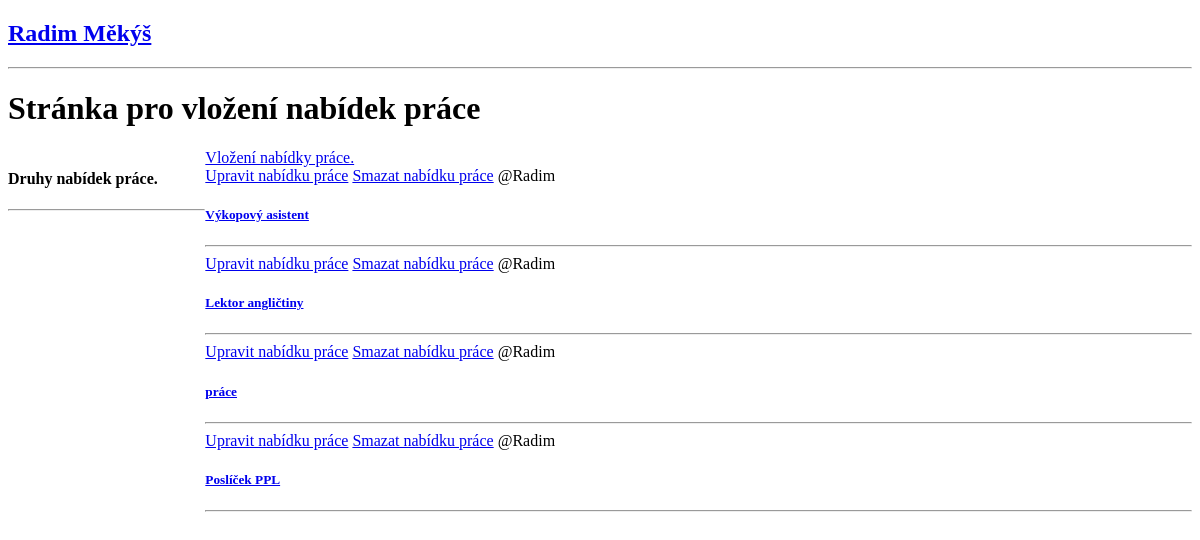
The page /Nabidky/8/ on the database as committed earlier.
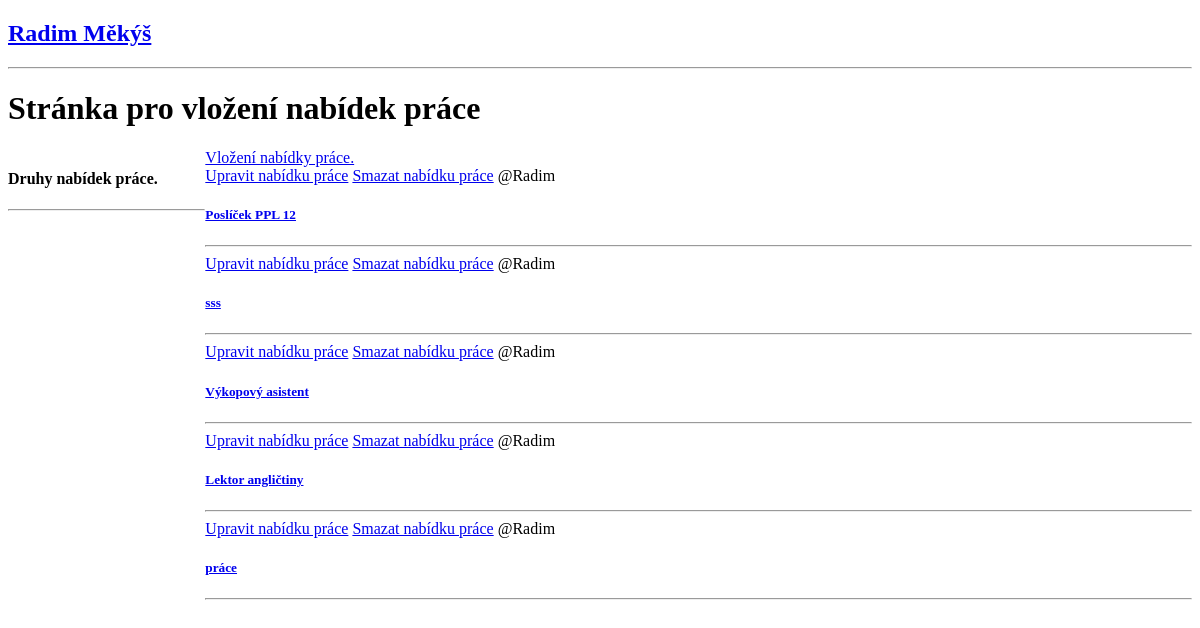
The same page on the database as committed later.
### base/models.py (models this page shows, shortened)
class Room(models.Model):
    Zadávající = models.ForeignKey(User, on_delete=models.SET_NULL, null=True)
    typ_práce = models.CharField(max_length=30)
    Nazev_pozice = models.CharField(max_length=20)
    Hodinový_plat = models.CharField(max_length=10, blank=True)
    Měsíční_mzda = models.CharField(max_length=10, blank=True)
    Hodiny_za_den = models.CharField(max_length=10, blank=True)
    Hodiny_za_měsíc = models.CharField(max_length=10, blank=True)
    popis_práce = models.TextField(null=True, blank=True)
    updated = models.DateTimeField(auto_now=True)
    created = models.DateTimeField(auto_now_add=True)
    class Meta:
        ordering = ['-updated', '-created']

### base/views.py (the view)
# urls.py: path('Nabidky/<str:pk>/', views.Nabidky, name="Nabidkyprace"),
def Nabidky(request, pk):
    rooms = Room.objects.all()
    context = {'rooms': rooms}
    return render(request, 'Nabidky.html', context)

### templates/Nabidky.html (shortened to what this page needs)
{% extends 'main.html' %}
{% block content %}
<h1> Stránka pro vložení nabídek práce</h1>
<div class="home-container">
    <div>
        <h4>Druhy nabídek práce.</h4>
        <hr>
    </div>
    <div>
        <a href="{% url 'Vytvoreninabidky' %}">Vložení nabídky práce.</a>
        <div>
            {% for room in rooms %}
            <div>
                <a href="{% url 'Upraveninabidky' room.id %}">Upravit nabídku práce</a>
                <a href="{% url 'Smazaninabidky' room.id %}">Smazat nabídku práce</a>
                <span>@{{room.Zadávající.username}}</span>
                <h5><a href="/Nabidky/room/{{room.id}}">{{room.Nazev_pozice}}</a></h5>
                <hr>
            </div>
            {% endfor %}
        </div>
    </div>
</div>
{% endblock content %}

### templates/main.html (shortened to what this page needs)
<!DOCTYPE html>
<html>
<head>
</head>
<body>
    {% include 'navbar.html' %}
    {% block content%}
    {% endblock %}
</body>
</html>

### templates/navbar.html
<a href="/">
    <h2>Radim Měkýš</h2>
</a>
<hr>

### templates/Nabidky.html (style rules this page uses)
.home-container { display: grid; grid-template-columns: 1fr 5fr; }

Rows that differ between the two databases and show on the page:
changed Room: Nazev_pozice "Poslíček PPL" → "Poslíček PPL 12"; moves up the list
added Room: Zadávající.username "Radim", Nazev_pozice "sss"
